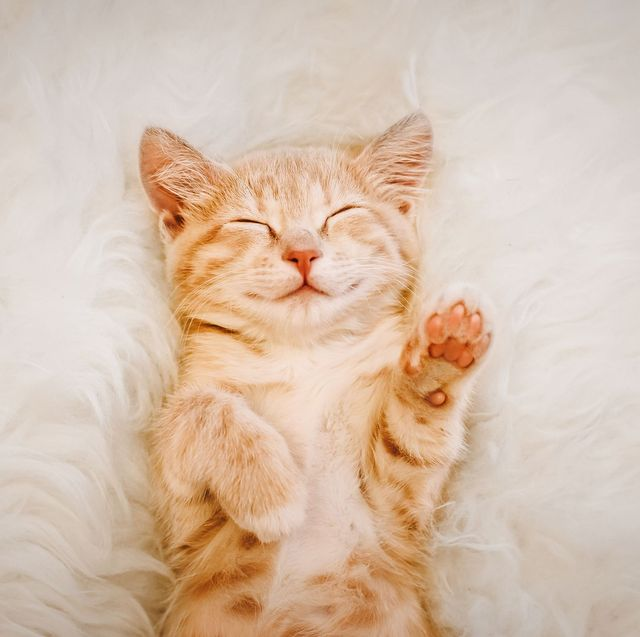
#> input picture cat.jpg, 640 x 637 px
$ jupyter execute '5. Canny Edge detection.ipynb'
#> lines starting #> are read from the running program, lines starting #| are printed output that depends on the picture; after the words box and inside, x2 and y2 are one past the last pixel; in counts of white or black regions, pixels touching at a corner belong together
[cell 1]
import cv2
import numpy as np
import matplotlib.pyplot as plt

[cell 2]
img = cv2.imread('cat.jpg')
#> img is the input picture: shape (637, 640, 3); mean B, G, R 173.4, 192.2, 215.2
cv2.imshow('Cat', img)
cv2.waitKey(0)
cv2.destroyAllWindows()

### Canny

[cell 3]
canny_edge = cv2.Canny(img, 50, 150)
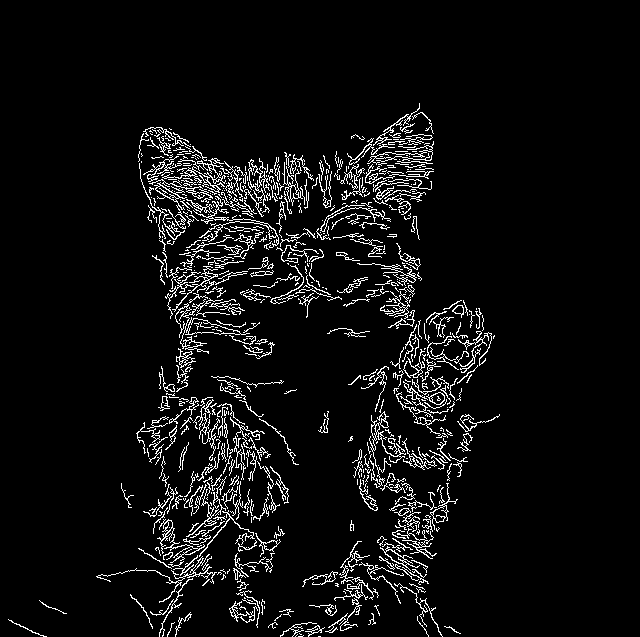
#> canny_edge: shape (637, 640); 5.9% white in thin lines or dots, all inside (x1, y1, x2, y2) = (8, 103, 500, 637)
cv2.imshow('Canny edge', canny_edge)
cv2.waitKey(0)
cv2.destroyAllWindows()
